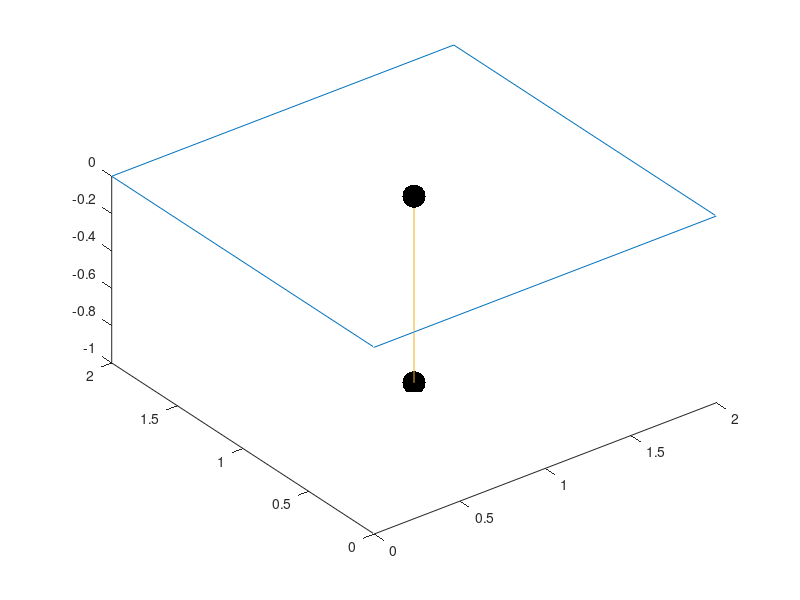

Write MATLAB code to recreate this figure.
%зависимости
t = 0:0.1:20;
x0 = 0.5;
x = x0-(0.025*t);
phi = 2*t;

%стол
TableX = [0,2,2,0,0];
TableY = [0,0,2,2,0];
TableZ = [0,0,0,0,0];
plot3(TableX,TableY,TableZ);

% Косметика окна
hold on
axis equal
xlim([0 2])
ylim([0 2])
zlim([-1 0])
xlim manual
ylim manual
zlim manual

%точки
xO = 1;
yO = 1;
zO = 0;
plot3(xO,yO,zO,'k.','markersize',20);
xA = xO-x.*cos(phi);
yA = yO-x.*sin(phi);
zA = 0;
A = plot3(xA(1),yA(1),zA,'k.','markersize',50)
xB = 1;
yB = 1;
zB = -1+(x);
B = plot3(xB,yB,zB(1),'k.','markersize',50)

%нити
OA = plot3([xO xA(1)],[yO yA(1)],[zO zA]);
OB = plot3([xO xB],[yO yB],[zO zB(1)]);

for i=1:length(t)
    set(A,'XData',xA(i),'YData',yA(i),'ZData',zA);
    set(B,'XData',xB,'YData',yB,'ZData',zB(i));
    set(OA,'XData',[xO xA(i)],'YData',[yO yA(i)],'ZData',[zO zA]);
    set(OB,'XData',[xO xB],'YData',[yO yB],'ZData',[zO zB(i)]);    
    pause(0.05);
end

